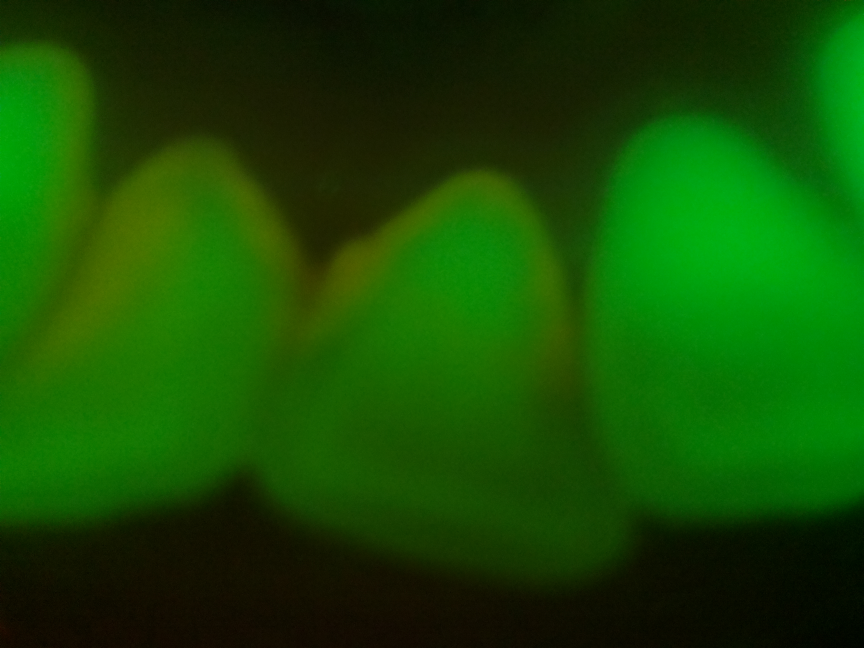
#> input picture participant_training/JESSB1.jpg, 2592 x 1944 px (shown at 1/3 size)
$ python main.py   (older library calls are emulated)
#> lines starting #> are read from the running program, lines starting #| are printed output that depends on the picture; after the words box and inside, x2 and y2 are one past the last pixel; in counts of white or black regions, pixels touching at a corner belong together
### localization.py
'''
Determine different regions in extracted image.
Jessica Trac.
November 2018.
'''

import cv2
import numpy as np
from matplotlib import pyplot as plt
import random as rng

def localization(sharpened_image):

	# [12 lines of commented-out code are left out]
	img_raw = cv2.cvtColor(sharpened_image,cv2.COLOR_BGR2GRAY)
	img_raw = cv2.GaussianBlur(img_raw,(5,5),11) # Add Gaussian blur
	img_raw = cv2.equalizeHist(img_raw) # Equalize histogram = improve contrast

	img_invert = cv2.bitwise_not(img_raw) # Invert image
	img_blur = cv2.GaussianBlur(img_invert,(5,5),0) # Add Gaussian blur
	otsu_threshold, img_threshold = cv2.threshold(img_blur,0,255,cv2.THRESH_BINARY_INV+cv2.THRESH_OTSU) # Otsu's Thresholding (determines a suitable threshold)
	ret,img_threshold = cv2.threshold(img_raw,otsu_threshold*1.3,255,cv2.THRESH_BINARY)

	## Edge Detection using Canny Algorithm

	max_threshold = otsu_threshold*1
	min_threshold = otsu_threshold # lower threshold is half of otsu's adaptive threshold

	# print('max thresh:',max_threshold)
	# print('otsu:',otsu_threshold)
	# print('min thresh:',min_threshold)

	edges_raw = cv2.Canny(img_raw,min_threshold,max_threshold) # Need to automate the threshold finding for edge detection
	# edges_raw = cv2.Laplacian(img_raw,cv2.CV_64F)
	edges_threshold = cv2.Canny(img_threshold,min_threshold,max_threshold)

	kernel = np.ones((5,5),np.uint8)
	edges_dilated = cv2.dilate(edges_threshold,kernel,iterations = 1) # Dilate edges (accounting for tiny edges; 'noise')
	edges_blur = cv2.GaussianBlur(edges_dilated,(5,5),0) # Add Gaussian blur


	# [7 lines of commented-out code are left out]
	plt.imshow(img_threshold,cmap = 'gray')
	plt.xticks([]), plt.yticks([])

	# [19 lines of commented-out code are left out]
	plt.show()


	return img_threshold

### Color_Thresholding.py
def red_detection (img,teeth_mask):
    import numpy
    import cv2
    import sys
    from matplotlib import pyplot as plt

    nzCount_teeth = cv2.countNonZero(teeth_mask)

    hsv = cv2.cvtColor(img, cv2.COLOR_BGR2HSV)

    mask1 = cv2.inRange(hsv, (320,50,20), (360,255,255)) # 320 is "red magenta" on colour wheel
    mask2 = cv2.inRange(hsv, (0,50,20), (39,255,255)) # validated 39 - "warm yellow" on colour wheel
    mask = cv2.bitwise_or(mask1, mask2)
    res = cv2.bitwise_and(img,img,mask= mask)

	# examples for poster
    plt.imshow(img)
    plt.xticks([]), plt.yticks([])
    plt.show()
    plt.imshow(mask,cmap = 'gray')
    plt.xticks([]), plt.yticks([])
    plt.show()
    plt.imshow(res)
    plt.xticks([]), plt.yticks([])
    plt.show()

    nzCount_plaque = cv2.countNonZero(mask)

    percentage = (float(nzCount_plaque)/float(nzCount_teeth))*100


    bin_detect="false"
    if nzCount_plaque > 1000:
        bin_detect="true" #output true if plaque is detected

    # cv2.waitKey(0)
    # cv2.destroyAllWindows()

    percentage = round(percentage,2)

    return bin_detect, percentage;

# [39 lines left out: function blue_detection, not called in this run]

### main.py
import localization
import cv2
import sharpening
import Color_Histogram
import Color_Thresholding
# import ambient_subtraction

def main():

    # Testing image with plaque
	image = cv2.imread('participant_training/JESSB1.jpg',1)
#> image is the input picture: shape (1944, 2592, 3); mean B, G, R 2.6, 76.4, 20.5
	mask = localization.localization(image)
#> in localization, `img_raw = cv2.cvtColor(sharpened_image,cv2.COLOR_BGR2GRAY)`:
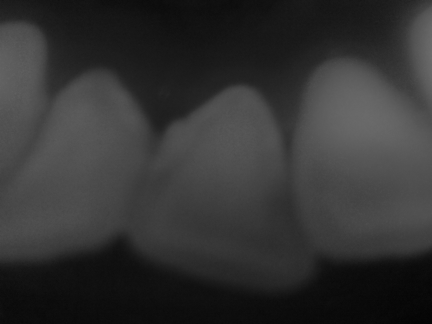
#> img_raw: shape (1944, 2592) (shown at 1/6 size); min 1, max 116, mean 51.2
#> in localization, `img_raw = cv2.equalizeHist(img_raw)`:
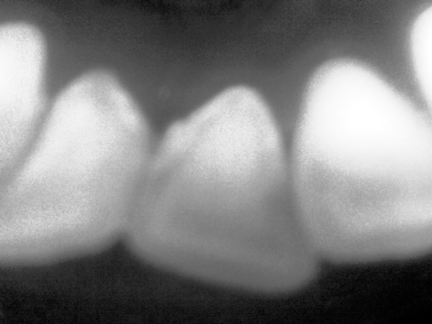
#> img_raw: shape (1944, 2592) (shown at 1/6 size); min 0, max 255, mean 129.2
#> in localization, `img_invert = cv2.bitwise_not(img_raw)`:
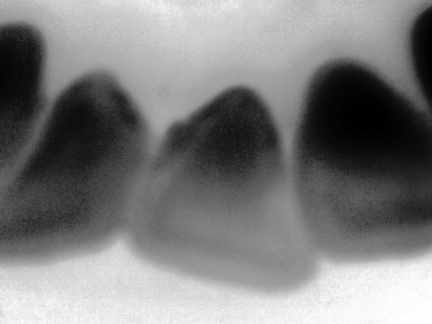
#> img_invert: shape (1944, 2592) (shown at 1/6 size); min 0, max 255, mean 125.8
#> in localization, `otsu_threshold, img_threshold = cv2.threshold(img_blur,0,255,cv2.THRES..`:
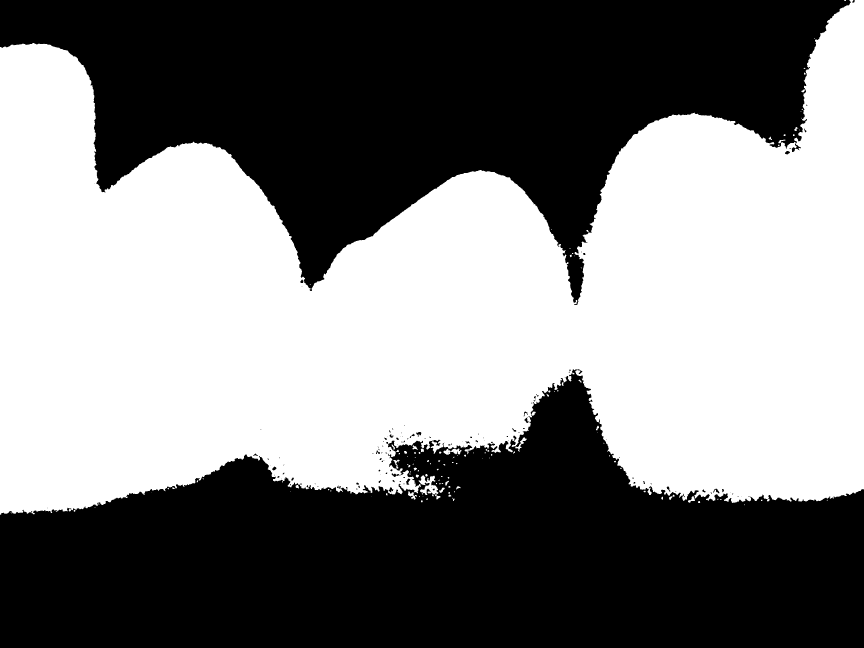
#> img_threshold: shape (1944, 2592) (shown at 1/3 size); 49.5% white; 136 white regions (76 under 20 px), largest, box (x1, y1, x2, y2) and area: (0, 0, 2592, 1544) 2488116, (1256, 1426, 1315, 1485) 1704, (1546, 1312, 1580, 1355) 347
#> in localization, `otsu_threshold, img_threshold = cv2.threshold(img_blur,0,255,cv2.THRES..`: otsu_threshold = 125
#> in localization, `ret,img_threshold = cv2.threshold(img_raw,otsu_threshold*1.3,255,cv2.T..`:
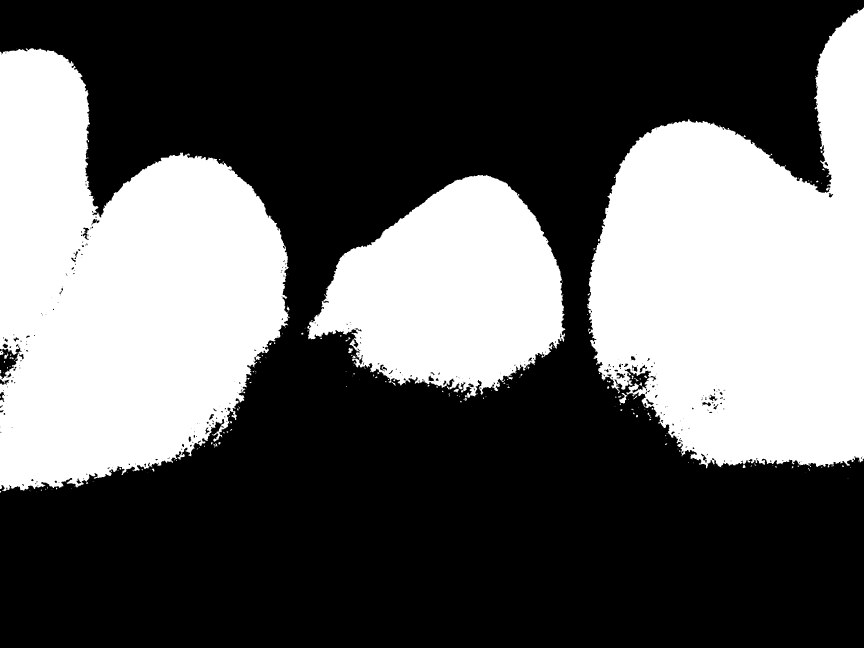
#> img_threshold: shape (1944, 2592) (shown at 1/3 size); 37.1% white; 237 white regions (180 under 20 px), largest, box (x1, y1, x2, y2) and area: (0, 145, 870, 1474) 780562, (1761, 23, 2592, 1405) 752066, (921, 525, 1696, 1193) 331950
#> in localization, `ret,img_threshold = cv2.threshold(img_raw,otsu_threshold*1.3,255,cv2.T..`: ret = 162
#> in localization, `max_threshold = otsu_threshold*1`: max_threshold = 125
	localized_image = cv2.bitwise_and(image,image,mask= mask)
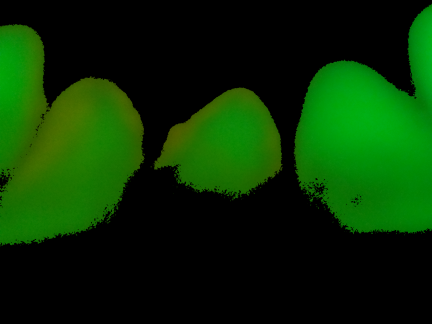
#> localized_image: shape (1944, 2592, 3) (shown at 1/6 size); mean B, G, R 1.7, 46.6, 7.9
	detect_value, percentage = Color_Thresholding.red_detection(localized_image,mask)
#> in red_detection, `nzCount_teeth = cv2.countNonZero(teeth_mask)`: nzCount_teeth = 1867996
#> in red_detection, `mask2 = cv2.inRange(hsv, (0,50,20), (39,255,255)) # validated 39 - "wa..`:
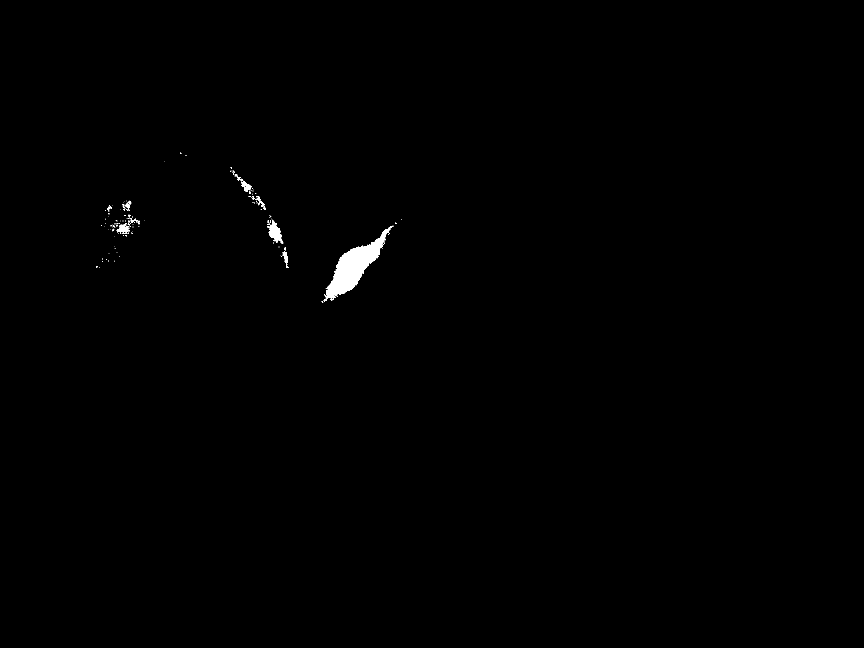
#> mask2: shape (1944, 2592) (shown at 1/3 size); 0.36% white; 151 white regions (126 under 20 px), largest, box (x1, y1, x2, y2) and area: (972, 677, 1180, 902) 13713, (802, 659, 847, 728) 1355, (350, 670, 390, 702) 588
#> in red_detection, `nzCount_plaque = cv2.countNonZero(mask)`: nzCount_plaque = 17971
#> in red_detection, `percentage = (float(nzCount_plaque)/float(nzCount_teeth))*100`: percentage = 0.962
#> in red_detection, `percentage = round(percentage,2)`: percentage = 0.96
#> detect_value = 'true'; percentage = 0.96
	print(detect_value)
#| true
	print(percentage)
#| 0.96

main()

$ run again, with participant_training/AKOB1.jpg copied over participant_training/JESSB1.jpg
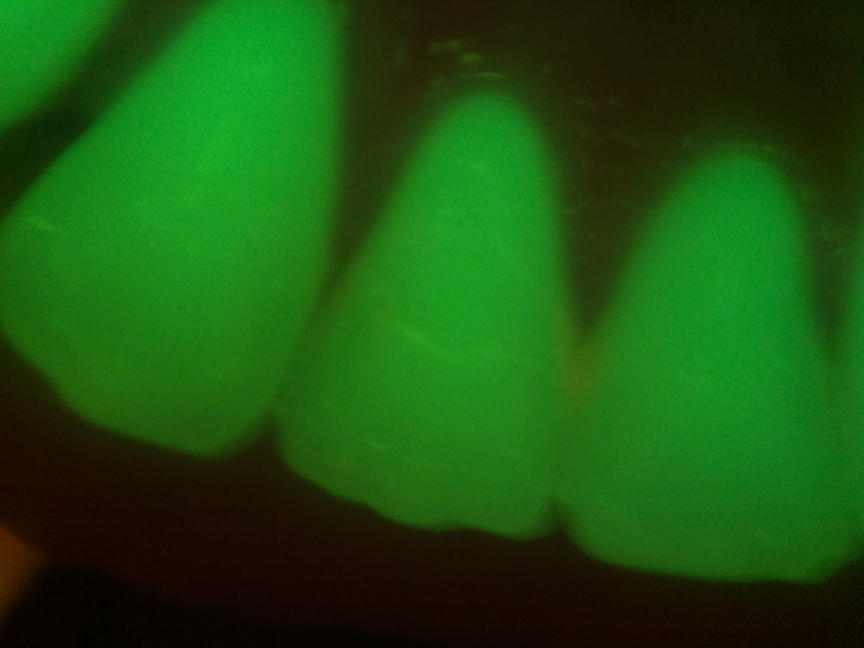
#> input picture participant_training/AKOB1.jpg, 2592 x 1944 px (shown at 1/3 size)
#> in main, image is the input picture: shape (1944, 2592, 3); mean B, G, R 16, 83.9, 27
#> in localization, `otsu_threshold, img_threshold = cv2.threshold(img_blur,0,255,cv2.THRES..`:
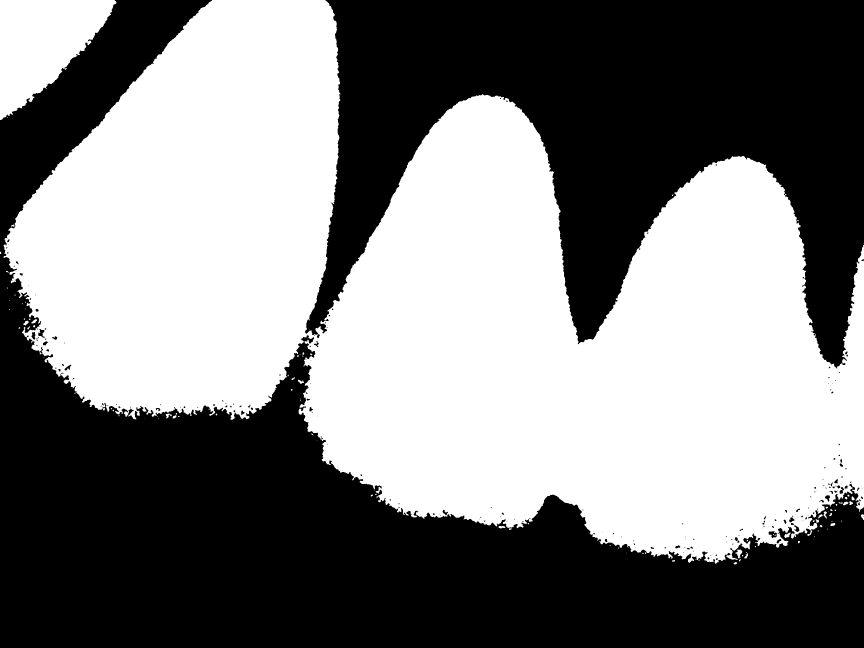
#> img_threshold: shape (1944, 2592) (shown at 1/3 size); 50.1% white; 213 black regions (138 under 20 px), largest, box (x1, y1, x2, y2) and area: (0, 0, 2592, 1944) 1508546, (915, 0, 2592, 1105) 998662, (2306, 1594, 2331, 1614) 312
#> otsu_threshold = 126
#> ret = 163
#> max_threshold = 126
#> edges_raw: shape (1944, 2592); every value is 0
#> edges_threshold: shape (1944, 2592); 0.64% white in thin lines or dots, all inside (x1, y1, x2, y2) = (0, 0, 2592, 1555)
#> edges_dilated: shape (1944, 2592); 3.5% white; 296 white regions (1 under 20 px), largest, box (x1, y1, x2, y2) and area: (973, 304, 2457, 1488) 87989, (73, 0, 1002, 1145) 50110, (0, 0, 329, 328) 4411
#> in main, `localized_image = cv2.bitwise_and(image,image,mask= mask)`:
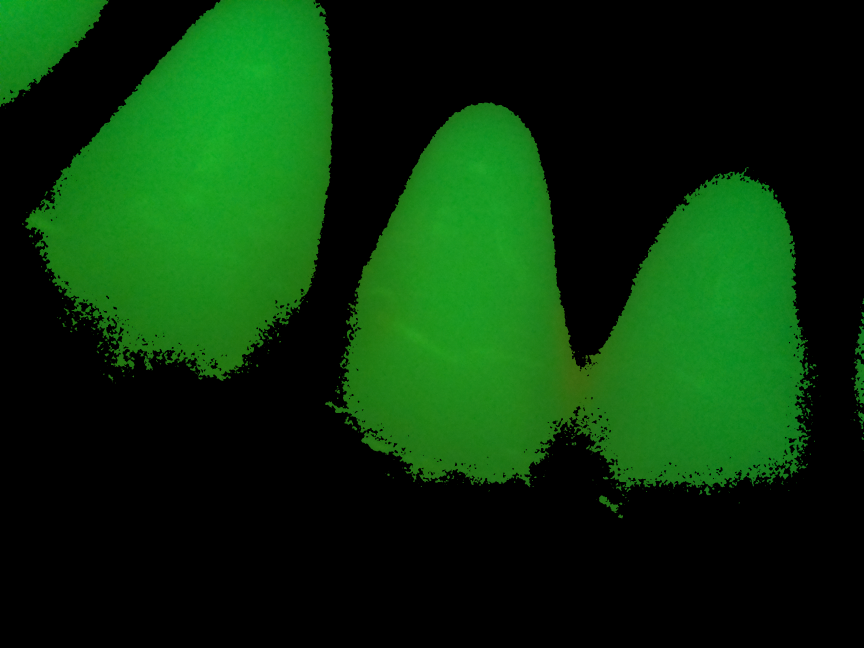
#> localized_image: shape (1944, 2592, 3) (shown at 1/3 size); mean B, G, R 10.6, 50.1, 9.5
#> nzCount_teeth = 1823182
#> hsv: shape (1944, 2592, 3); mean H, S, V 21.9, 77, 50.1
#> res: shape (1944, 2592, 3); every value is 0
#> nzCount_plaque = 0
#> in main, `detect_value, percentage = Color_Thresholding.red_detection(localized_..`: detect_value = 'false'; percentage = 0
#| false
#| 0.0

$ run again, with participant_training/AKOF1.jpg copied over participant_training/JESSB1.jpg
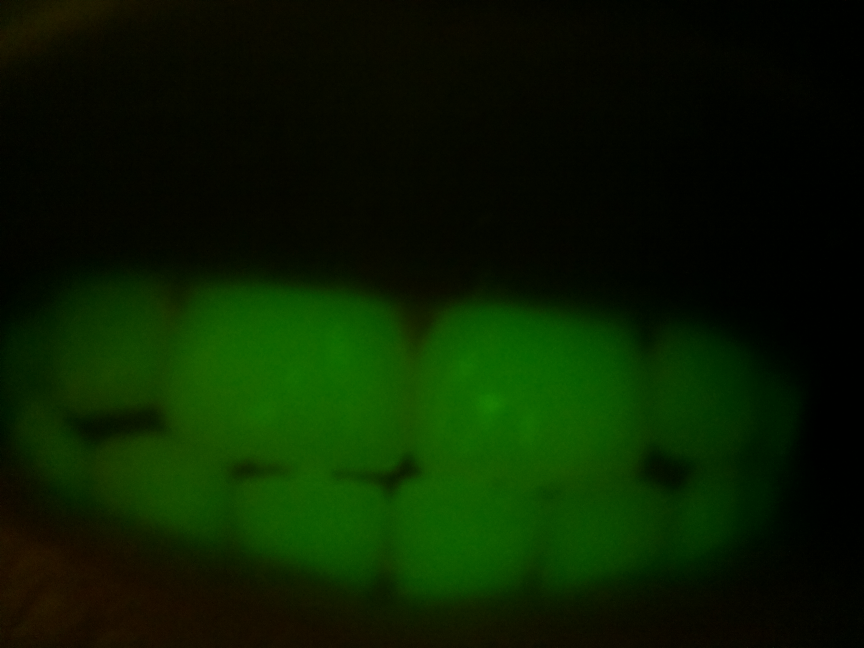
#> input picture participant_training/AKOF1.jpg, 2592 x 1944 px (shown at 1/3 size)
#> in main, image is the input picture: shape (1944, 2592, 3); mean B, G, R 0.2, 30.6, 9.5
#> in localization, `otsu_threshold, img_threshold = cv2.threshold(img_blur,0,255,cv2.THRES..`:
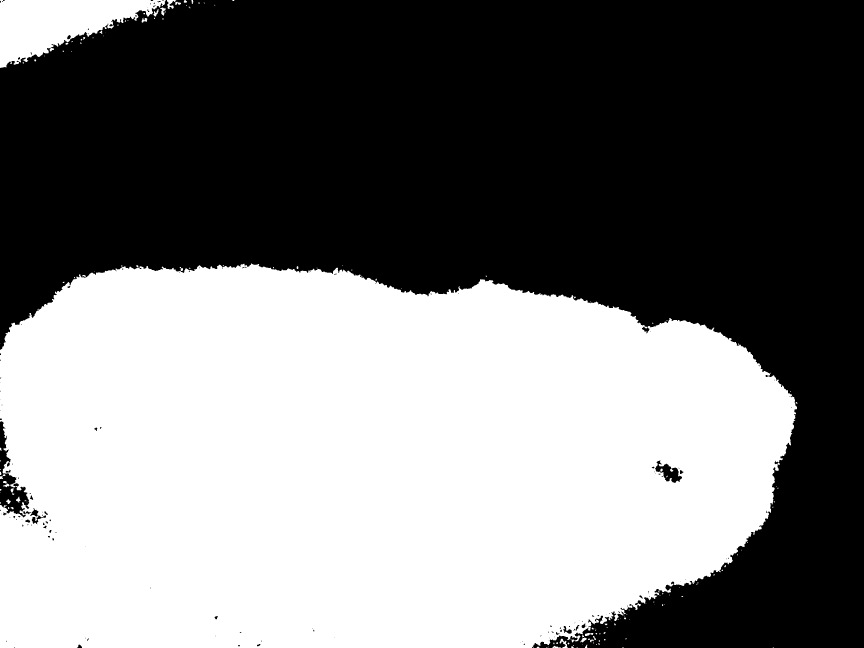
#> img_threshold: shape (1944, 2592) (shown at 1/3 size); 47.7% white; 164 white regions (111 under 20 px), largest, box (x1, y1, x2, y2) and area: (0, 790, 2391, 1944) 2347171, (0, 0, 497, 204) 53642, (501, 0, 529, 27) 362
#> otsu_threshold = 120
#> ret = 156
#> max_threshold = 120
#> edges_raw: shape (1944, 2592); 0.2% white in thin lines or dots
#> edges_threshold: shape (1944, 2592); 0.61% white in thin lines or dots
#> edges_dilated: shape (1944, 2592); 3.3% white; 239 white regions (4 under 20 px), largest, box (x1, y1, x2, y2) and area: (11, 812, 2338, 1938) 85613, (0, 1578, 453, 1944) 42234, (0, 0, 362, 172) 5938
#> nzCount_teeth = 1984359
#> hsv: shape (1944, 2592, 3); mean H, S, V 20.2, 99.9, 25.7
#> mask1: shape (1944, 2592); every value is 0
#> mask2: shape (1944, 2592); 2.7% white; 804 white regions (664 under 20 px), largest, box (x1, y1, x2, y2) and area: (0, 1581, 266, 1931) 56774, (0, 0, 360, 170) 28245, (753, 1746, 1166, 1907) 12488
#> in red_detection, `res = cv2.bitwise_and(img,img,mask= mask)`:
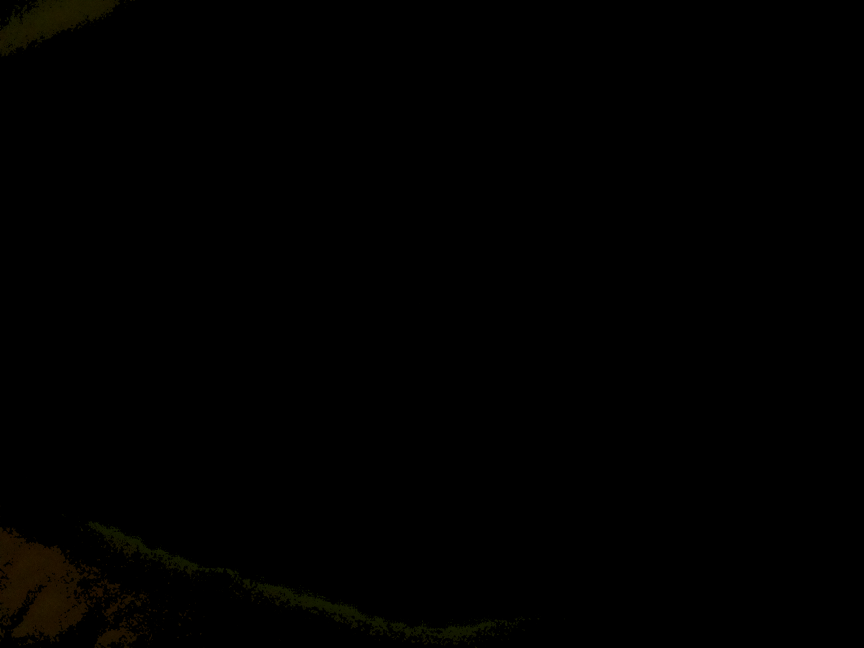
#> res: shape (1944, 2592, 3) (shown at 1/3 size); mean B, G, R 0, 0.5, 0.7
#> nzCount_plaque = 135038
#> in red_detection, `percentage = (float(nzCount_plaque)/float(nzCount_teeth))*100`: percentage = 6.81
#> in main, `detect_value, percentage = Color_Thresholding.red_detection(localized_..`: detect_value = 'true'; percentage = 6.81
#| true
#| 6.81
